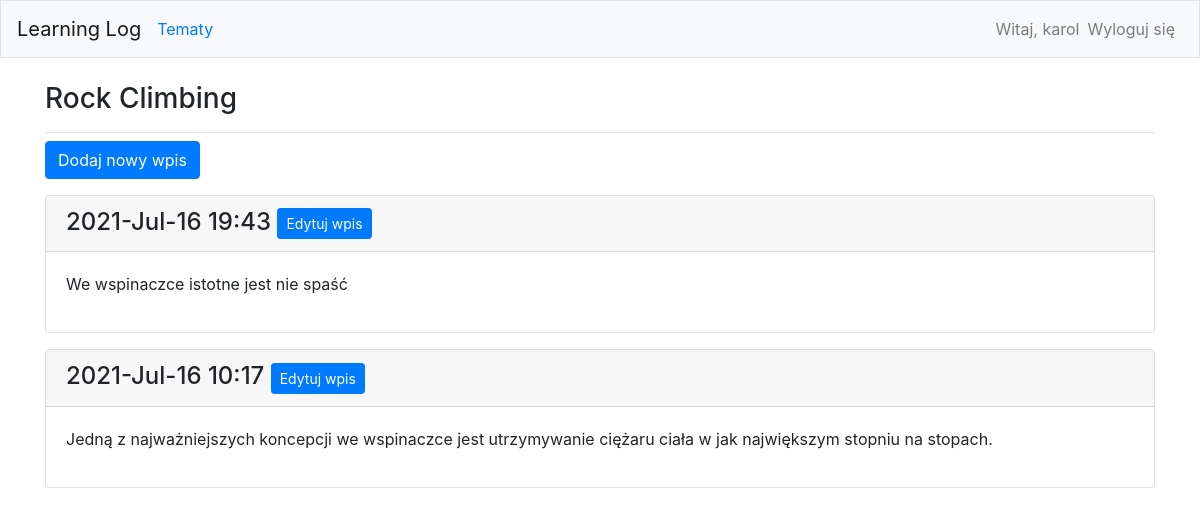
Before: /topics/2/ (signed in) with the older database file.
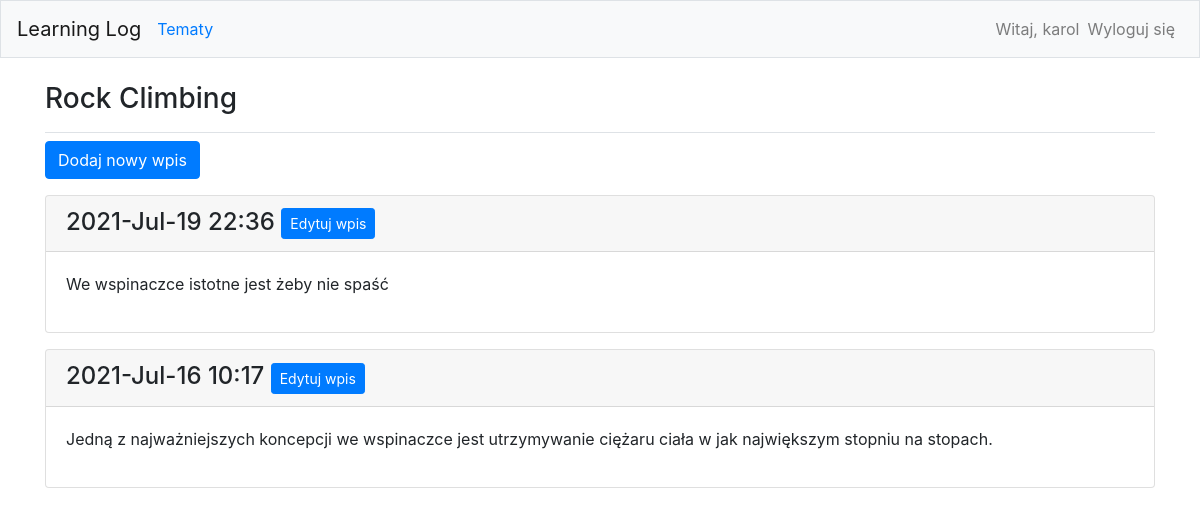
After: the same page with the newer database file.
### learning_logs/models.py (models this page shows, shortened)
class Topic(models.Model):
	text = models.CharField(max_length=200)
	date_added = models.DateTimeField(auto_now=True)
	owner = models.ForeignKey(User, on_delete=models.CASCADE)
	def __str__(self):
		return self.text

class Entry(models.Model):
	topic = models.ForeignKey(Topic, on_delete=models.CASCADE)
	text = models.TextField()
	date_added = models.DateTimeField(auto_now=True)
	class Meta:
		verbose_name_plural = 'entries'

### learning_logs/views.py (the view)
# urls.py: path('topics/<int:id_tematu>/',views.topic, name='temat'),
@login_required
def topic(request,**kwargs):
	topic = Topic.objects.get(id=kwargs['id_tematu'])
	if topic.owner != request.user:
		raise Http404
	entries = topic.entry_set.order_by('-date_added')
	context ={'temat': topic, 'wpisy':entries}
	return render(request,'learning_logs/topic.html',context)

### learning_logs/templates/learning_logs/topic.html
{% extends 'learning_logs/base.html' %}
{% block page_header %}
	<h3>{{ temat }}</h3>
{% endblock page_header %}
{% block content %}
	<p>
		<a class="btn btn-md btn-primary" href="{% url 'learning_logs_app:nowy_wpis' temat.id %} ">Dodaj nowy wpis</a>
	</p>
	{% for wpis in wpisy %}
		<div class="card mb-3">
			<h4 class="card-header">{{ wpis.date_added|date:'Y-M-d H:i' }}
				<small><a class="btn btn-sm btn-primary" href="{% url 'learning_logs_app:edycja_wpisu' wpis.id %}">Edytuj wpis</a></small>
			</h4>
			<div class="card-body">
				{{ wpis.text | linebreaks }}
			</div>
		</div>
	{% empty %}
		<p>Brak wpisów w tym temacie</p>
	{% endfor %}
{% endblock content %}

### learning_logs/templates/learning_logs/base.html (shortened to what this page needs)
{% load bootstrap4 %}
<!doctype html>
<html>
<head>
	{% bootstrap_css %}
</head>
<body>
	<nav class="navbar navbar-expand-md navbar-light bg-light mb-4 border">
		<a class="navbar-brand" href="{% url 'learning_logs_app:index' %}">Learning Log</a>
		<div class="collapse navbar-collapse" id="navbarCollapse">
			<ul class="navbar-nav mr-auto">
				<li class="nav-item"><a href="{% url 'learning_logs_app:tematy' %}">Tematy</a></li>
			</ul>
			<ul class="navbar-nav ml-auto">
				{% if user.is_authenticated %}
				<li class="nav-item">
					<span class="navbar-text">Witaj, {{ user.username }}</span>
				</li>
				<li class="nav-item">
					<a class="nav-link" href="{% url 'użytkownik:logout' %}">Wyloguj się</a>
				</li>
				{% endif %}
			</ul>
		</div>
	</nav>
	<main role="main" class="container">
		<div class="pb-2 mb-2 border-bottom">
			{% block page_header %}{% endblock page_header %}
		</div>
		<div>
			{% block content %}{% endblock content %}
		</div>
	</main>
</body>
</html>

Changed rows visible on the page:
changed Entry: date_added "2021-Jul-16 19:43" → "2021-Jul-19 22:36"; text "We wspinaczce istotne jest nie spaść" → "We wspinaczce istotne jest żeby nie spaść"
